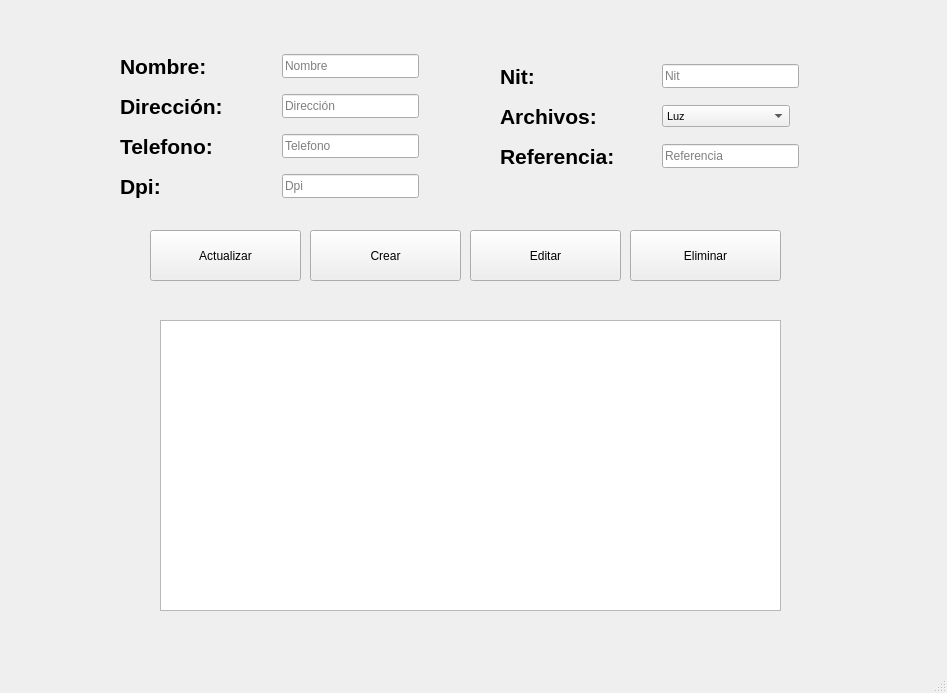
<?xml version="1.0" encoding="UTF-8"?>
<ui version="4.0">
 <class>MainWindow</class>
 <widget class="QMainWindow" name="MainWindow">
  <property name="geometry">
   <rect>
    <x>0</x>
    <y>0</y>
    <width>947</width>
    <height>693</height>
   </rect>
  </property>
  <property name="windowTitle">
   <string>MainWindow</string>
  </property>
  <widget class="QWidget" name="centralwidget">
   <widget class="QLineEdit" name="txt_name">
    <property name="geometry">
     <rect>
      <x>282</x>
      <y>54</y>
      <width>137</width>
      <height>24</height>
     </rect>
    </property>
    <property name="placeholderText">
     <string>Nombre</string>
    </property>
   </widget>
   <widget class="QLineEdit" name="txt_dic">
    <property name="geometry">
     <rect>
      <x>282</x>
      <y>94</y>
      <width>137</width>
      <height>24</height>
     </rect>
    </property>
    <property name="placeholderText">
     <string>Dirección</string>
    </property>
   </widget>
   <widget class="QLineEdit" name="txt_phone">
    <property name="geometry">
     <rect>
      <x>282</x>
      <y>134</y>
      <width>137</width>
      <height>24</height>
     </rect>
    </property>
    <property name="placeholderText">
     <string>Telefono</string>
    </property>
   </widget>
   <widget class="QLineEdit" name="txt_dpi">
    <property name="geometry">
     <rect>
      <x>282</x>
      <y>174</y>
      <width>137</width>
      <height>24</height>
     </rect>
    </property>
    <property name="placeholderText">
     <string>Dpi</string>
    </property>
   </widget>
   <widget class="QComboBox" name="eleccion">
    <property name="geometry">
     <rect>
      <x>662</x>
      <y>105</y>
      <width>128</width>
      <height>22</height>
     </rect>
    </property>
    <property name="font">
     <font>
      <pointsize>8</pointsize>
      <weight>50</weight>
      <bold>false</bold>
     </font>
    </property>
    <item>
     <property name="text">
      <string>Luz</string>
     </property>
    </item>
    <item>
     <property name="text">
      <string>Agua</string>
     </property>
    </item>
    <item>
     <property name="text">
      <string>Internet</string>
     </property>
    </item>
    <item>
     <property name="text">
      <string>Telefono</string>
     </property>
    </item>
    <item>
     <property name="text">
      <string>Estado de cuenta</string>
     </property>
    </item>
   </widget>
   <widget class="QLineEdit" name="txt_nit">
    <property name="geometry">
     <rect>
      <x>662</x>
      <y>64</y>
      <width>137</width>
      <height>24</height>
     </rect>
    </property>
    <property name="placeholderText">
     <string>Nit</string>
    </property>
   </widget>
   <widget class="QLineEdit" name="txt_ref">
    <property name="geometry">
     <rect>
      <x>662</x>
      <y>144</y>
      <width>137</width>
      <height>24</height>
     </rect>
    </property>
    <property name="placeholderText">
     <string>Referencia</string>
    </property>
   </widget>
   <widget class="QLabel" name="lbl_name">
    <property name="geometry">
     <rect>
      <x>120</x>
      <y>50</y>
      <width>119</width>
      <height>33</height>
     </rect>
    </property>
    <property name="font">
     <font>
      <pointsize>16</pointsize>
      <weight>75</weight>
      <bold>true</bold>
     </font>
    </property>
    <property name="text">
     <string>Nombre:</string>
    </property>
   </widget>
   <widget class="QLabel" name="lbl_dic">
    <property name="geometry">
     <rect>
      <x>120</x>
      <y>90</y>
      <width>136</width>
      <height>33</height>
     </rect>
    </property>
    <property name="font">
     <font>
      <pointsize>16</pointsize>
      <weight>75</weight>
      <bold>true</bold>
     </font>
    </property>
    <property name="text">
     <string>Dirección:</string>
    </property>
   </widget>
   <widget class="QLabel" name="lbl_phone">
    <property name="geometry">
     <rect>
      <x>120</x>
      <y>130</y>
      <width>128</width>
      <height>33</height>
     </rect>
    </property>
    <property name="font">
     <font>
      <pointsize>16</pointsize>
      <weight>75</weight>
      <bold>true</bold>
     </font>
    </property>
    <property name="text">
     <string>Telefono:</string>
    </property>
   </widget>
   <widget class="QLabel" name="lbl_dpi">
    <property name="geometry">
     <rect>
      <x>120</x>
      <y>170</y>
      <width>55</width>
      <height>33</height>
     </rect>
    </property>
    <property name="font">
     <font>
      <pointsize>16</pointsize>
      <weight>75</weight>
      <bold>true</bold>
     </font>
    </property>
    <property name="text">
     <string>Dpi:</string>
    </property>
   </widget>
   <widget class="QLabel" name="lbl_nit">
    <property name="geometry">
     <rect>
      <x>500</x>
      <y>60</y>
      <width>50</width>
      <height>33</height>
     </rect>
    </property>
    <property name="font">
     <font>
      <pointsize>16</pointsize>
      <weight>75</weight>
      <bold>true</bold>
     </font>
    </property>
    <property name="text">
     <string>Nit:</string>
    </property>
   </widget>
   <widget class="QLabel" name="lbl_archivos">
    <property name="geometry">
     <rect>
      <x>500</x>
      <y>100</y>
      <width>126</width>
      <height>33</height>
     </rect>
    </property>
    <property name="font">
     <font>
      <pointsize>16</pointsize>
      <weight>75</weight>
      <bold>true</bold>
     </font>
    </property>
    <property name="text">
     <string>Archivos:</string>
    </property>
   </widget>
   <widget class="QLabel" name="lbl_ref">
    <property name="geometry">
     <rect>
      <x>500</x>
      <y>140</y>
      <width>155</width>
      <height>33</height>
     </rect>
    </property>
    <property name="font">
     <font>
      <pointsize>16</pointsize>
      <weight>75</weight>
      <bold>true</bold>
     </font>
    </property>
    <property name="text">
     <string>Referencia:</string>
    </property>
   </widget>
   <widget class="QPushButton" name="btn_crear">
    <property name="geometry">
     <rect>
      <x>310</x>
      <y>230</y>
      <width>151</width>
      <height>51</height>
     </rect>
    </property>
    <property name="text">
     <string>Crear</string>
    </property>
   </widget>
   <widget class="QTableWidget" name="tableWidget">
    <property name="geometry">
     <rect>
      <x>160</x>
      <y>320</y>
      <width>621</width>
      <height>291</height>
     </rect>
    </property>
   </widget>
   <widget class="QPushButton" name="btn_editar">
    <property name="geometry">
     <rect>
      <x>470</x>
      <y>230</y>
      <width>151</width>
      <height>51</height>
     </rect>
    </property>
    <property name="text">
     <string>Editar</string>
    </property>
   </widget>
   <widget class="QPushButton" name="btn_actua">
    <property name="geometry">
     <rect>
      <x>150</x>
      <y>230</y>
      <width>151</width>
      <height>51</height>
     </rect>
    </property>
    <property name="text">
     <string>Actualizar</string>
    </property>
   </widget>
   <widget class="QPushButton" name="btn_crear_4">
    <property name="geometry">
     <rect>
      <x>630</x>
      <y>230</y>
      <width>151</width>
      <height>51</height>
     </rect>
    </property>
    <property name="text">
     <string>Eliminar</string>
    </property>
   </widget>
  </widget>
  <widget class="QStatusBar" name="statusbar"/>
 </widget>
 <resources/>
 <connections/>
</ui>
